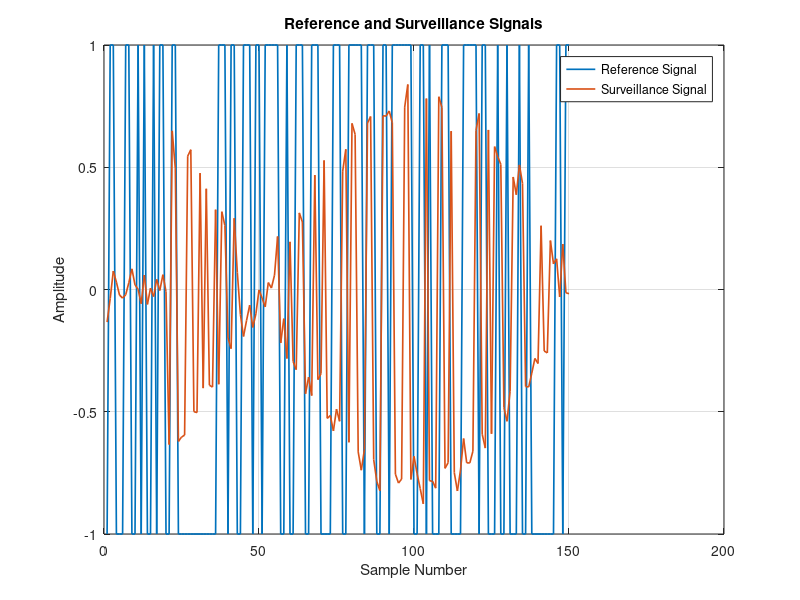
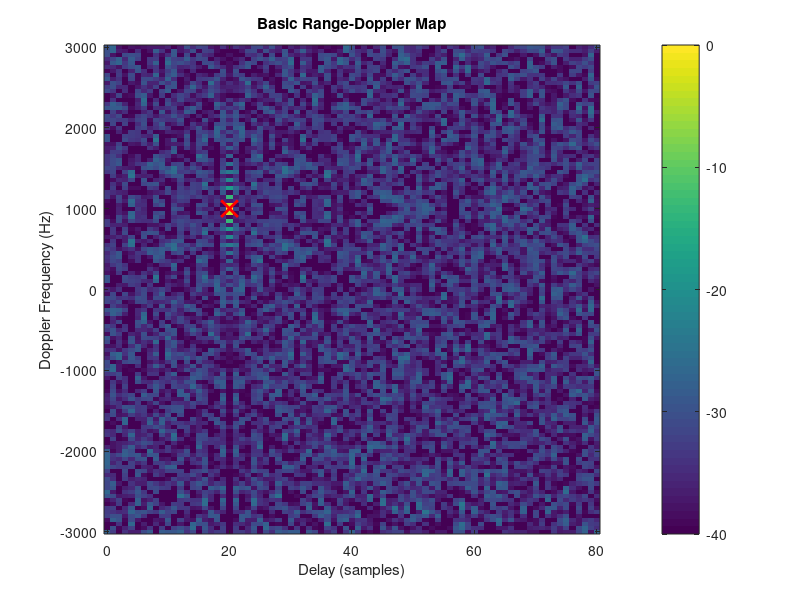
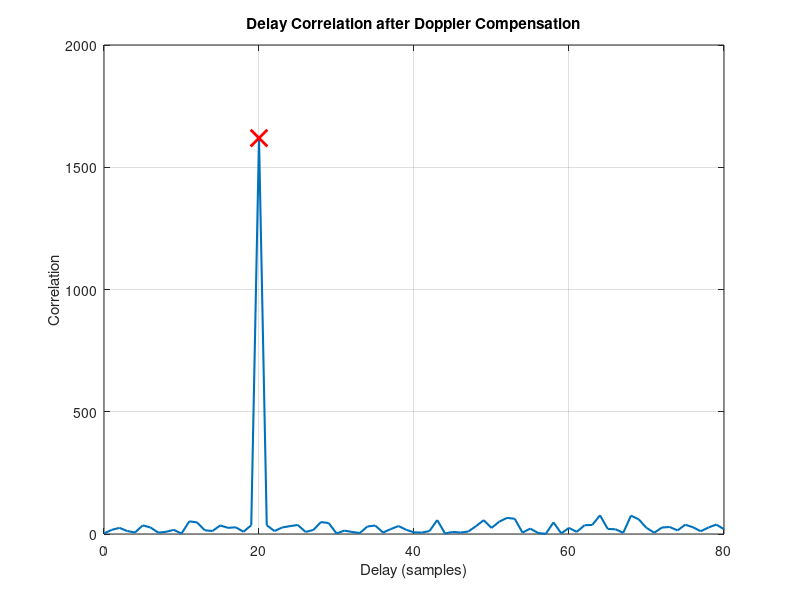

Write MATLAB code to recreate these figures, in order.
clear;
clc;
close all;

%% Passive Radar - Basic Range-Doppler Simulation
% This test extends the previous 20-sample delay experiment.
% A known Doppler shift is added to the surveillance signal.
% MATLAB then searches for both delay and Doppler frequency.

rng(1);

%% Parameters

Fs = 200e3;              % Sampling frequency = 200 kHz
N = 2048;                % Number of samples

delay_true = 20;         % Known delay = 20 samples
doppler_true = 1000;     % Known Doppler shift = 1000 Hz

target_amplitude = 0.8;

n = 0:N-1;
t = n / Fs;


%% Step 1: Generate reference signal

% Simple random BPSK signal
bits = randi([0 1], 1, N);

reference = 2 * bits - 1;


%% Step 2: Generate surveillance signal

% Add small complex noise
noise_level = 0.05;

surveillance = noise_level * ...
    (randn(1, N) + 1j * randn(1, N));


% Generate Doppler shift
doppler_signal = exp(1j * 2 * pi * doppler_true * t);


% Add delayed and Doppler-shifted target signal
surveillance(delay_true+1:end) = ...
    surveillance(delay_true+1:end) + ...
    target_amplitude * ...
    reference(1:end-delay_true) .* ...
    doppler_signal(delay_true+1:end);


%% Step 3: Plot reference and surveillance signals

figure;

sample_display = 1:150;

plot(sample_display, real(reference(sample_display)), ...
    'LineWidth', 1.2);

hold on;

plot(sample_display, real(surveillance(sample_display)), ...
    'LineWidth', 1.2);

grid on;

xlabel('Sample Number');
ylabel('Amplitude');

title('Reference and Surveillance Signals');

legend('Reference Signal', 'Surveillance Signal');


%% Step 4: Define delay and Doppler search

max_delay = 80;

delay_axis = 0:max_delay;

doppler_axis = -3000:50:3000;


%% Step 5: Calculate Range-Doppler Map

range_doppler_map = zeros( ...
    length(doppler_axis), ...
    length(delay_axis));


for i = 1:length(doppler_axis)

    current_doppler = doppler_axis(i);

    % Remove the Doppler frequency being tested
    compensated_signal = surveillance .* ...
        exp(-1j * 2 * pi * current_doppler * t);

    for d = 0:max_delay

        reference_part = reference(1:N-d);

        surveillance_part = ...
            compensated_signal(d+1:N);

        range_doppler_map(i, d+1) = ...
            abs(sum(conj(reference_part) .* ...
            surveillance_part));

    end

end


%% Step 6: Find strongest peak

[max_value, max_index] = max(range_doppler_map(:));

[doppler_index, delay_index] = ...
    ind2sub(size(range_doppler_map), max_index);

estimated_delay = delay_axis(delay_index);

estimated_doppler = doppler_axis(doppler_index);


%% Step 7: Display results

fprintf('\n');
fprintf('----- Passive Radar Test Result -----\n');

fprintf('True delay       = %d samples\n', ...
    delay_true);

fprintf('Estimated delay  = %d samples\n', ...
    estimated_delay);

fprintf('True Doppler      = %.0f Hz\n', ...
    doppler_true);

fprintf('Estimated Doppler = %.0f Hz\n', ...
    estimated_doppler);

fprintf('-------------------------------------\n');


%% Step 8: Normalise Range-Doppler Map

range_doppler_dB = ...
    20 * log10(range_doppler_map / ...
    max(range_doppler_map(:)) + eps);


%% Step 9: Plot Range-Doppler Map

figure;

imagesc(delay_axis, ...
    doppler_axis, ...
    range_doppler_dB);

axis xy;

xlabel('Delay (samples)');
ylabel('Doppler Frequency (Hz)');

title('Basic Range-Doppler Map');

colorbar;

caxis([-40 0]);

hold on;

plot(estimated_delay, ...
    estimated_doppler, ...
    'rx', ...
    'MarkerSize', 12, ...
    'LineWidth', 2);


%% Step 10: Plot delay result at estimated Doppler

best_compensated_signal = ...
    surveillance .* ...
    exp(-1j * 2 * pi * estimated_doppler * t);

delay_correlation = zeros(1, length(delay_axis));

for d = 0:max_delay

    reference_part = reference(1:N-d);

    surveillance_part = ...
        best_compensated_signal(d+1:N);

    delay_correlation(d+1) = ...
        abs(sum(conj(reference_part) .* ...
        surveillance_part));

end


figure;

plot(delay_axis, ...
    delay_correlation, ...
    'LineWidth', 1.5);

grid on;

xlabel('Delay (samples)');
ylabel('Correlation');

title('Delay Correlation after Doppler Compensation');

hold on;

plot(estimated_delay, ...
    delay_correlation(delay_index), ...
    'rx', ...
    'MarkerSize', 12, ...
    'LineWidth', 2);
